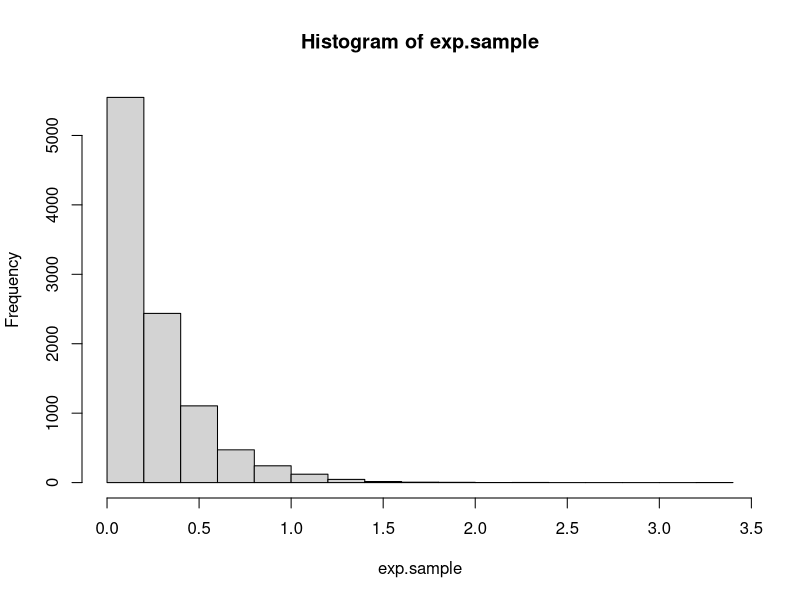
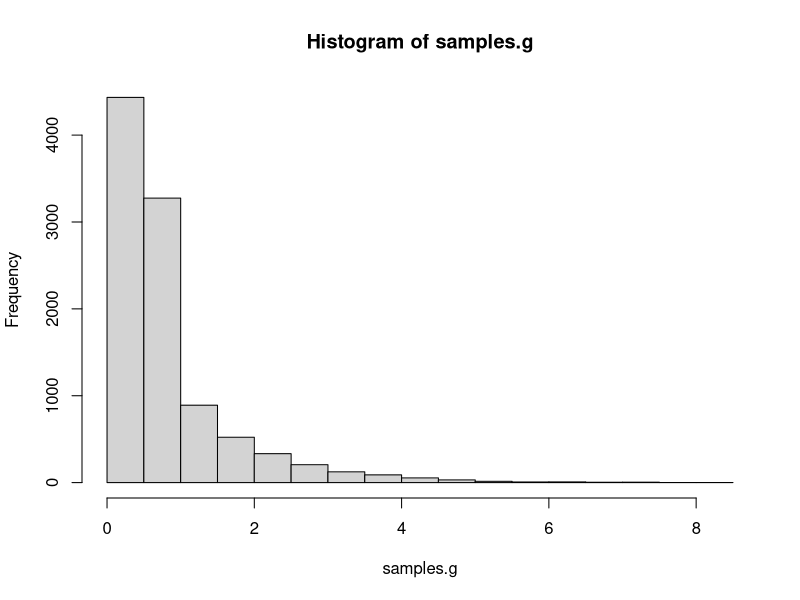
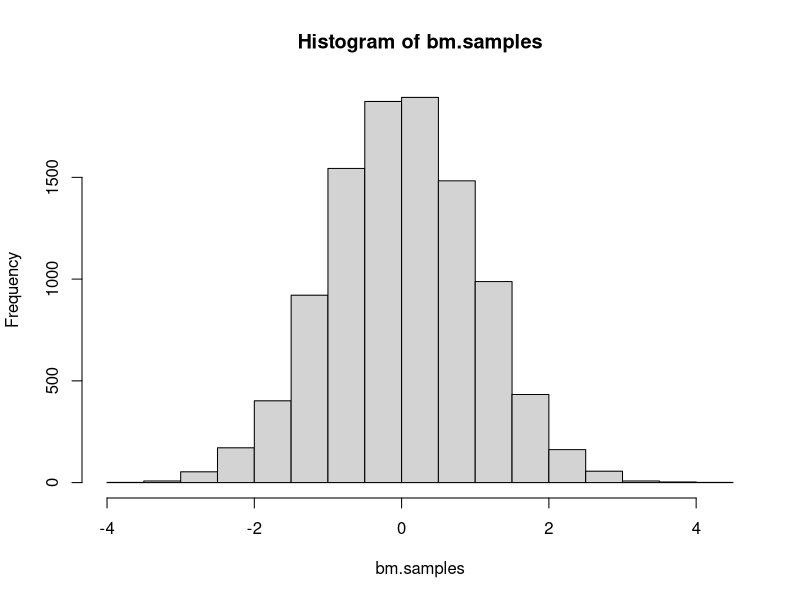
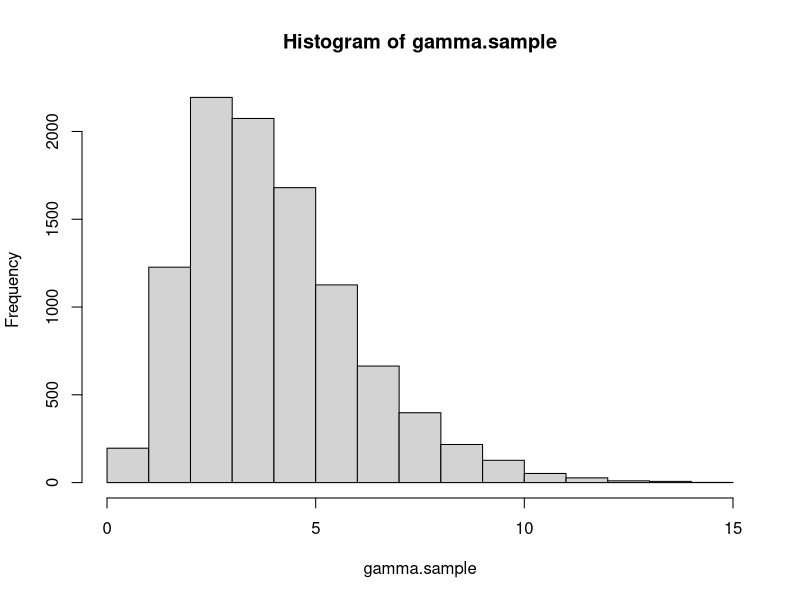
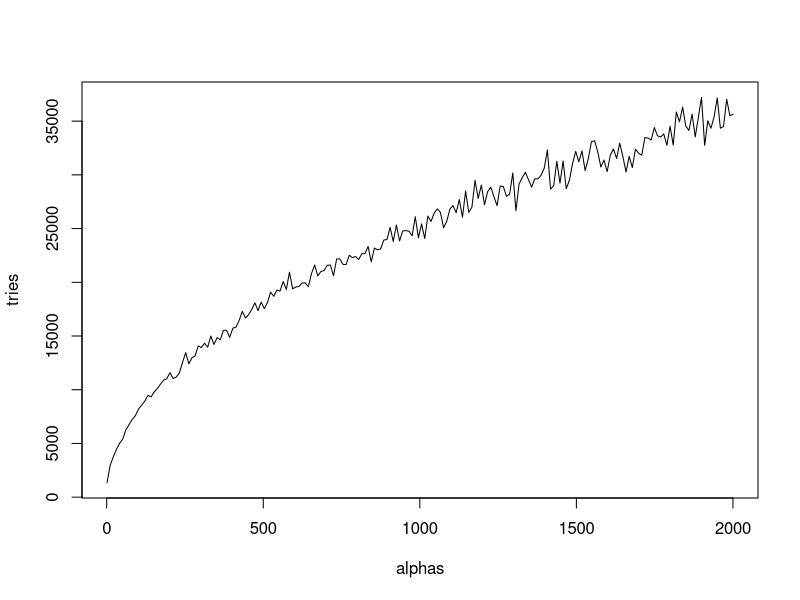
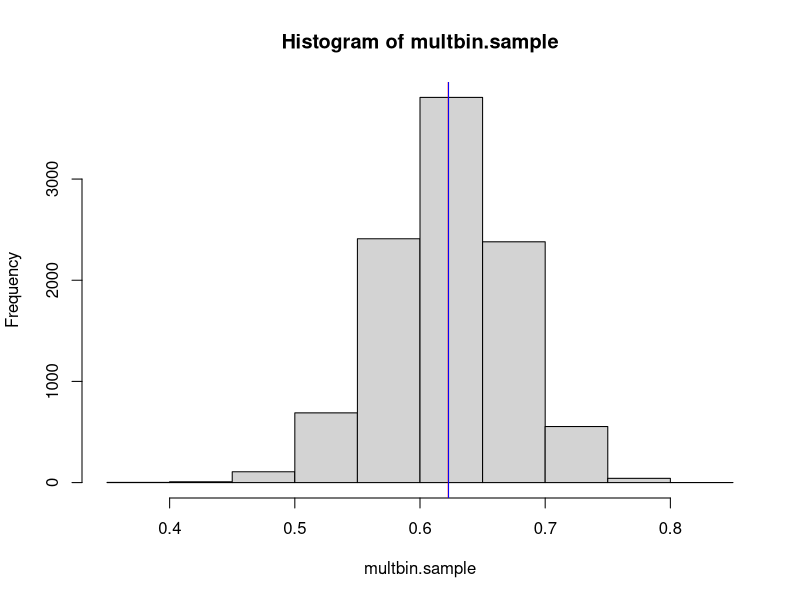

Source code (R) for these figures, in order:
## ---- chunk 1
knitr::opts_chunk$set(echo = TRUE)
## ---- chunk 2
# Function to sample n times from exponential distribution
samples_exp = function(rate, n){
  u = runif(n)          # Sample from unif(0,1) distribution
  x = - log(u) / rate   # Compute values using inverse cdf
  return(x)             # Vector of n samples
}

# Function to print mean and variance
print.mean.var = function(n, m.emp, m.th, v.emp, v.th) {
  cat('Number of samples:', n)
  cat('\n\nEmpirical mean:', m.emp)
  cat('\nTheoretical mean:', m.th)
  cat('\n\nEmpirical variance:', v.emp)
  cat('\nTheoretical variance:', v.th)
}

# Check function
rate = 4                                        # Set rate parameter
n = 10000                                       # Number of samples
exp.sample = samples_exp(rate, n)               # Sample
hist(exp.sample)                                # Histogram of sample

mean.emp.exp = mean(exp.sample)                 # Empirical mean
mean.th.exp = 1 / rate                          # Theoretical mean

var.emp.exp = var(exp.sample)                   # Empirical variance
var.th.exp = 1 / rate^2                         # Theoretical variance

print.mean.var(n, mean.emp.exp, mean.th.exp, var.emp.exp, var.th.exp)  # Print values
## ---- chunk 3
# Function to sample from g using inverse cdf
samples_g = function(alpha, n) {
  c = alpha * exp(1) / (alpha + exp(1))   # Normalizing constant
  u = runif(n)                            # Sample from unif(0,1) distribution
  vec = rep(0, n)                         # Vector to store the generated samples
  for(i in 1:length(u)){
    if(u[i]<= c/alpha) {vec[i] = (alpha * u[i] / c)^(1 / alpha)}  # Use case 1 in inverse cdf to generate sample
    else {vec[i] = -log(1/alpha + exp(-1) - u[i]/c)}              # Use case 2 in inverse cdf to generate sample
  }
  return(vec)
}

# Check function
alpha = 0.8                               # Set parameter
c = alpha * exp(1) / (alpha + exp(1))     # Normalizing constant
n = 10000                                 # Number of samples
samples.g = samples_g(alpha, n)           # Sampling from g
hist(samples.g)                           # Histogram of samples

mean.emp.g = mean(samples.g)                      # Empirical mean
mean.theo.g = c * (1/(alpha+1) + 2*exp(-1))       # Theoretical mean

var.emp.g = var(samples.g)                                  # Empirical variance
var.theo.g = c * (1/(alpha+2) + 5*exp(-1)) - mean.theo.g^2  # Theoretical variance

print.mean.var(n, mean.emp.g, mean.theo.g, var.emp.g, var.theo.g)   # Print values
## ---- chunk 4
# Function to generate n samples from N(0,1) using Box Muller
boxmuller = function(n) {
  # Sample from unif(0,1)
  u1 = runif(n)
  u2 = runif(n)
  # Polar coordinates
  r = sqrt(-2*log(u1))
  theta = 2*pi*u2
  #Cartesian coordinate(s)
  x = r*cos(theta)          # Vector of n independent samples
  #y = r*sin(theta)
  return(x)
}

# Check function
n = 10000                       # Number of samples
bm.samples = boxmuller(n)       # Sampling from N(0,1)
hist(bm.samples)                # Histogram of samples

mean_bm = mean(bm.samples)      # Empirical mean
var_bm = var(bm.samples)        # Empirical variance

print.mean.var(n, mean_bm, 0, var_bm, 1)  # Print values
## ---- chunk 5
# Function to generate a realization from d-variate normal distribution
mult_normal = function(d, mu, sigma) {
  # mu is vector of means, must have length d
  # sigma is covariance matrix, must have dimension dxd
  x = boxmuller(d)    # d N(0,1) distributed variables
  A = t(chol(sigma))  # Cholesky decomposition of covariance matrix (lower triangular)
  y = mu + A %*% x    # d-variate N(mu, sigma)
  return(y)
}


# Check function

# vector of means and covariance matrix
mu = c(1,2)         
sigma = cbind(c(1,0.5),c(0.5,1))

# Estimate mean and empirical variance
n = 10000                     # Number of realizations
mu_est = rep(0,length(mu))    
multnor.sample = matrix(NA, n, length(mu))
for(i in 1:n) {
  multnor = mult_normal(length(mu),mu,sigma)
  mu_est = mu_est + multnor
  multnor.sample[i,] = multnor
  }
mu_est = mu_est / n               # Estimated mean vector

sigma_est = var(multnor.sample)   # Estimated covariance matrix

# Printing
cat('True mean:', mu)
cat('\nEstimated mean:', mu_est)
cat('\n\nTrue covariance matrix:\n')
sigma
cat('\nEstimated covariance matrix:\n')
sigma_est
## ---- chunk 6
# Function to calculate the acceptance probability
accprob = function(x, alpha) {
  if(x<1) {return(exp(-x))}
  else if(x>=1) {return(x^(alpha-1))}
}

# Function to generate n samples from f
gamma_rejsamp = function(n, alpha) {
  vec = rep(0, n)             # Vector for storing the accepted samples
  i = 1
  while(i<=n) {
    x = samples_g(alpha, 1)   # Sample from proposal density
    u = runif(1)              # Sample from unif(0,1)
    a = accprob(x, alpha)     # Calculate acceptance probability
    if(u<=a) {                # Accept x as a sample
      vec[i] = x              # Store x
      i = i + 1
      }
  }
  return(vec)
}

# Check function
alpha = 0.5     # Set parameter
n = 10000       # Number of samples
gamma.sample = gamma_rejsamp(n, alpha)    # Generate samples

mean.emp = mean(gamma.sample)   # Empirical mean
mean.theo = alpha               # Theoretical mean

var.emp = var(gamma.sample)     # Empirical variance
var.theo = alpha                # Theoretical variance

print.mean.var(n, mean.emp, mean.theo, var.emp, var.theo)   # Printing values
## ---- chunk 7
# Function to generate n samples from ln(unif(0,ab))
inv.cdf.sampling = function(n, ln.ab) {
  u = runif(n)    # Sample from unif(0,1)
  x = ln.ab + log(u)   # Using inverse cdf
  return(x)
}

# Function to generate n samples from f
# alpha > 1
samples.f = function(n, alpha) {
  vec = rep(0,n)                        # Vector for storing the samples
  i = 1                                 # Count index in vec
  lna = (alpha-1) / 2 * (log(alpha-1) -1) # Value of ln(a)
  lnb = (alpha+1) / 2 * (log(alpha+1) -1) # Value of ln(b_+)
  tries = 0                             # Count number of tries to generate n realizations
  while(i<=n) {
    z1 = inv.cdf.sampling(1,lna)          # Sample from ln(unif(0,a))
    z2 = inv.cdf.sampling(1,lnb)          # Sample from ln(unif(b_-,b_+))
    diff = z2 - z1
    limit = ((alpha-1)*diff - exp(diff)) / 2  # Calculate upper limit for z1 in C_f
    if(z1 <= limit) {                   # Accept the sample
      vec[i] = exp(diff)                # Store ratio of uniforms
      i = i + 1
    }
    tries = tries + 1
  }
  return(c(tries,vec))                  # Return number of tries and vector of samples
}

# Check function
alpha = 4       # Set parameter
n = 10000       # Number of samples
gamma.sample = samples.f(n,alpha)[-1]   # Generate samples
hist(gamma.sample)                      # Histogram of samples

mean.emp = mean(gamma.sample)           # Empirical mean
mean.theo = alpha                       # Theoretical mean

var.emp = var(gamma.sample)             # Empirical variance
var.theo = alpha                        # Theoretical variance

print.mean.var(n, mean.emp, mean.theo, var.emp, var.theo) # Printing values

# Number of tries for different alphas
n = 1000                                # Number of samples to generate
alphas = seq(1.1,2000,length.out = 200)   # Values for alpha  
tries = rep(0,length(alphas))           # Vector to store number of tries to generate n samples for different alphas
for(i in 1:length(alphas)) {
  s = samples.f(1000,alphas[i])
  tries[i] = s[1]
}
plot(alphas, tries, type = "l")                      # Plot of alpha vs number of tries
## ---- chunk 8
# Function to generate n samples from gamma distribution
gamma = function(n, alpha, beta) {
  if(alpha<1) {return(gamma_rejsamp(n,alpha) / beta)}       # alpha<1, beta is an inverse scale parameter
  else if(alpha>1) {return(samples.f(n,alpha)[-1] / beta)}  # alpha>1, beta is an inverse scale parameter
  else {return(samples_exp(beta,n))}                        # alpha=1, exponential distribution with rate beta
}

# Test function

# Function to generate samples and print values
test.gam = function(n, alpha, beta) {
  gam.samp = gamma(n, alpha, beta)
  mean.emp = mean(gam.samp)
  mean.theo = alpha / beta
  var.emp = var(gam.samp)
  var.theo = alpha / beta^2
  cat('alpha=',alpha,'\nbeta=',beta,'\n')
  print.mean.var(n, mean.emp, mean.theo, var.emp, var.theo)
  cat('\n\n\n')
}

# Set parameters
n = 10000
alpha = c(0.5, 1, 10)
beta = 2

test.gam(n, alpha[1], beta)
test.gam(n, alpha[2], beta)
test.gam(n, alpha[3], beta)

## ---- chunk 9
#Function for generating one Diriclet distributed variable with parameter alpha:
dirichlet <- function(alphas){
  zs = rep(0,length(alphas))
  for (k in 1:length(alphas)){
    zs[k] <- gamma(1,alphas[k],1)
  }
  return(zs/sum(zs))
}

#Testing
K = 3
alphas <- runif(K,0.1,5.0)
mean.theo <- alphas/sum(alphas)
dirichlet.samples <- rep(0,K)
for (i in 1:30){dirichlet.samples = dirichlet.samples + dirichlet(alphas)}
dirichlet.samples = dirichlet.samples/30
mean.theo
dirichlet.samples

## ---- chunk 10
# Function for ln(f(x))
lnf = function(x) {
  return(125*log(2+x) + 38*log(1-x) + 34*log(x))
}

# Function for ln of the acceptance probability
ln.accprob = function(x) {
  xmax = (15 + sqrt(53809)) / 394   # x value that gives the maximum of ln(f(x))
  lnc = lnf(xmax)                   # Maximum of ln(f(x))
  return(lnf(x) - lnc)
}

multbinom = function(n) {
  vec = rep(0,n)              # Vector to store the n samples
  i = 1
  tries = 0                   # Count number of tries
  while(i<=n) {
    theta = runif(1)          # Sample theta from proposal density
    lnu = log(runif(1))       # ln of sample from unif(0,1)
    lna = ln.accprob(theta)   # ln of acceptance probability
    if(lnu<=lna) {            # Accept sample
      vec[i] = theta
      i = i + 1
    }
    tries = tries + 1
  }
  return(c(tries,vec))
}

## ---- chunk 11
multbin = multbinom(10000)
multbin.tries = multbin[1]
multbin.sample = multbin[-1]
multbin.mean.MC <- mean(multbin.sample)

#Function for integrand to get prior of y
multbin.prior <- function(x){
  return((2+x)^125*(1-x)^38*x^34)
}

#function for integrand to get expectation of theta
multbin.integrand <- function(x){
  c <- integrate(multbin.prior,0,1)                 #gives f(y)
  return((1/(c$value))*x*(2+x)^125*(1-x)^38*x^34)   #gives theta*f(theta|y)
}

multbin.mean.exact <- integrate(multbin.integrand,0,1)  #numerical integral, theta from 0 to 1
multbin.mean.exact

#Histogram of sampled values of theta
hist(multbin.sample)
abline(v = multbin.mean.MC, col="red")        #Monte Carlo integration mean
abline(v = multbin.mean.exact$value, col="blue")    #Expectation from numerical integration 
## ---- chunk 12
tries.per.sample = multbin.tries / length(multbin.sample)
tries.per.sample

## ---- chunk 13
set.seed(50)
#Monte Carlo estimator of theta given y, with Beta(1,5) as prior of theta
multbin.beta15.IS <- sum(multbin.sample*(1-multbin.sample)^4)/sum((1-multbin.sample)^4)
multbin.beta15.IS

